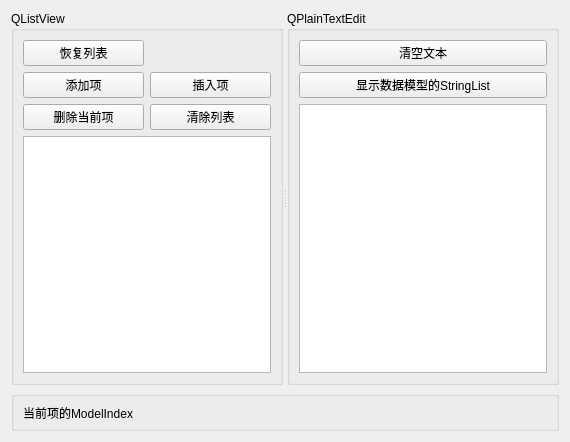
<?xml version="1.0" encoding="UTF-8"?>
<ui version="4.0">
 <class>QStringListModelWidget</class>
 <widget class="QWidget" name="QStringListModelWidget">
  <property name="geometry">
   <rect>
    <x>0</x>
    <y>0</y>
    <width>570</width>
    <height>442</height>
   </rect>
  </property>
  <property name="windowTitle">
   <string>Form</string>
  </property>
  <layout class="QVBoxLayout" name="verticalLayout_2">
   <item>
    <widget class="QSplitter" name="splitter">
     <property name="orientation">
      <enum>Qt::Horizontal</enum>
     </property>
     <widget class="QGroupBox" name="groupBox">
      <property name="title">
       <string>QListView</string>
      </property>
      <layout class="QGridLayout" name="gridLayout">
       <item row="0" column="0">
        <widget class="QPushButton" name="btnIniList">
         <property name="text">
          <string>恢复列表</string>
         </property>
        </widget>
       </item>
       <item row="1" column="0">
        <widget class="QPushButton" name="btnListAppend">
         <property name="text">
          <string>添加项</string>
         </property>
        </widget>
       </item>
       <item row="1" column="1">
        <widget class="QPushButton" name="btnListInsert">
         <property name="text">
          <string>插入项</string>
         </property>
        </widget>
       </item>
       <item row="2" column="0">
        <widget class="QPushButton" name="btnListDelete">
         <property name="text">
          <string>删除当前项</string>
         </property>
        </widget>
       </item>
       <item row="2" column="1">
        <widget class="QPushButton" name="btnListClear">
         <property name="text">
          <string>清除列表</string>
         </property>
        </widget>
       </item>
       <item row="3" column="0" colspan="2">
        <widget class="QListView" name="listView"/>
       </item>
      </layout>
     </widget>
     <widget class="QGroupBox" name="groupBox_2">
      <property name="title">
       <string>QPlainTextEdit</string>
      </property>
      <layout class="QVBoxLayout" name="verticalLayout">
       <item>
        <widget class="QPushButton" name="btnTextClear">
         <property name="text">
          <string>清空文本</string>
         </property>
        </widget>
       </item>
       <item>
        <widget class="QPushButton" name="btnTextImport">
         <property name="text">
          <string>显示数据模型的StringList</string>
         </property>
        </widget>
       </item>
       <item>
        <widget class="QPlainTextEdit" name="plainTextEdit"/>
       </item>
      </layout>
     </widget>
    </widget>
   </item>
   <item>
    <widget class="QGroupBox" name="groupBox_3">
     <property name="maximumSize">
      <size>
       <width>16777215</width>
       <height>40</height>
      </size>
     </property>
     <property name="title">
      <string/>
     </property>
     <layout class="QHBoxLayout" name="horizontalLayout">
      <item>
       <widget class="QLabel" name="LabInfo">
        <property name="text">
         <string>当前项的ModelIndex</string>
        </property>
       </widget>
      </item>
     </layout>
    </widget>
   </item>
  </layout>
 </widget>
 <resources/>
 <connections/>
</ui>
